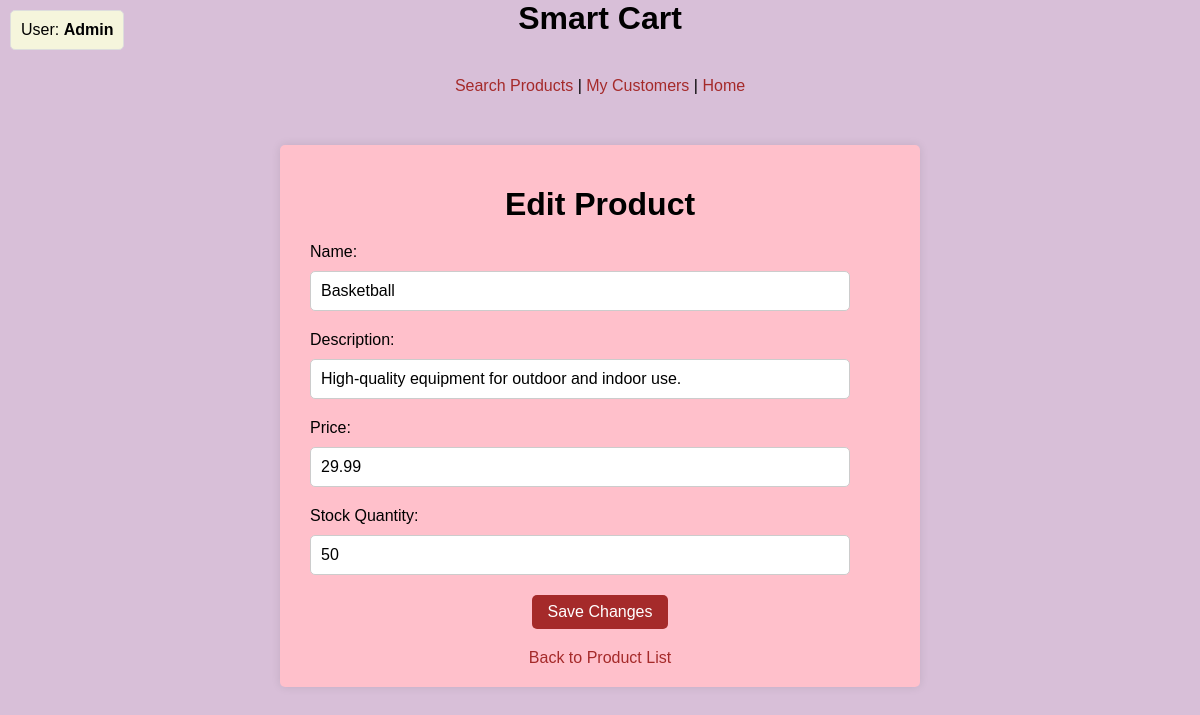
Page /edit_product.php?id=1 on the committed database.
### tables this page shows
CREATE TABLE products (
    id INT AUTO_INCREMENT PRIMARY KEY,
    name VARCHAR(255) NOT NULL,
    description TEXT,
    price DECIMAL(10, 2) NOT NULL,
    stock_quantity INT NOT NULL
);

### edit_product.php (the view, shortened to what this page needs)
<?php
include 'db.php';
echo "<div style='position: fixed; top: 10px; left: 10px; padding: 10px; background-color: beige; border: 1px solid #ddd; border-radius: 5px;'>
        <p style='margin: 0; font-size: 16px;'>";
echo "User: <strong>Admin</strong>";
echo "</p></div>";
echo "<div style='text-align: center; margin-bottom: 20px;'>";
echo "<h1>Smart Cart</h1>";
echo "<a href='admin_product.php' class='links'>Search Products</a> | ";
echo "<a href='customer.php' class='links'>My Customers</a> | ";
echo "<a href='index.php' class='links'>Home</a>";
echo "</div>";
$product_id = isset($_GET['id']) ? intval($_GET['id']) : 0;
$sql = "SELECT * FROM products WHERE id = ?";
$stmt = $conn->prepare($sql);
$stmt->bind_param('i', $product_id);
$stmt->execute();
$result = $stmt->get_result();
$product = $result->fetch_assoc();
?>
<!DOCTYPE html>
<html lang="en">
<head>
</head>
<body>
    <div class="container">
        <h1>Edit Product</h1>
        <form action="edit_product.php?id=<?php echo $product_id; ?>" method="post">
            <label for="name">Name:</label>
            <input type="text" id="name" name="name" value="<?php echo htmlspecialchars($product['name']); ?>" required>
            <label for="description">Description:</label>
            <input type="text" id="description" name="description" value="<?php echo htmlspecialchars($product['description']); ?>" required>
            <label for="price">Price:</label>
            <input type="number" id="price" name="price" step="0.01" value="<?php echo htmlspecialchars($product['price']); ?>" required>
            <label for="stock_quantity">Stock Quantity:</label>
            <input type="number" id="stock_quantity" name="stock_quantity" value="<?php echo htmlspecialchars($product['stock_quantity']); ?>" required>
            <button type="submit">Save Changes</button>
        </form>
        <a href="admin_product.php">Back to Product List</a>
    </div>
</body>
</html>

### edit_product.php (style rules this page uses)
body { font-family: Arial, sans-serif; margin: 0; padding: 0; background-color: #D8BFD8; }
.links { display: inline-block; }
.container { width: 50%; margin: 50px auto; padding: 20px; background-color: pink; box-shadow: 0 0 10px rgba(0, 0, 0, 0.1); border-radius: 5px; }
h1 { text-align: center; margin-bottom: 20px; }
form { display: flex; flex-direction: column; }
label { margin-bottom: 10px; margin-left:10px; }
input[type="text"], input[type="number"] { width: 90%; padding: 10px; margin-bottom: 20px; margin-left: 10px; border: 1px solid #ccc; border-radius: 5px; font-size: 16px; }
button { padding: 8px 16px; background-color: brown; color: white; border: none; border-radius: 5px; cursor: pointer; font-size: 16px; width: auto; margin: 0 auto; display: block; }
a { text-align: center; display: block; margin-top: 20px; text-decoration: none; color: brown; }

### rows in the picture
products: name "Basketball", description "High-quality equipment for outdoor and indoor use.", price "29.99", stock_quantity "50"
